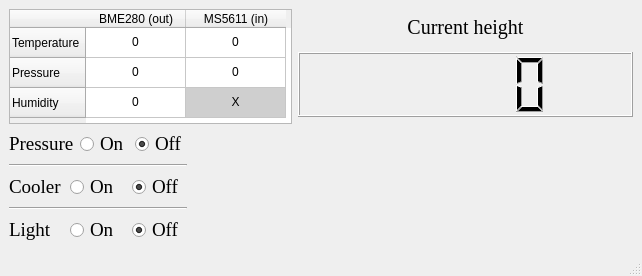
<?xml version="1.0" encoding="UTF-8"?>
<ui version="4.0">
 <class>MainWindow</class>
 <widget class="QMainWindow" name="MainWindow">
  <property name="geometry">
   <rect>
    <x>0</x>
    <y>0</y>
    <width>642</width>
    <height>276</height>
   </rect>
  </property>
  <property name="minimumSize">
   <size>
    <width>0</width>
    <height>276</height>
   </size>
  </property>
  <property name="maximumSize">
   <size>
    <width>16777215</width>
    <height>276</height>
   </size>
  </property>
  <property name="windowTitle">
   <string>Control Panel</string>
  </property>
  <widget class="QWidget" name="centralwidget">
   <layout class="QVBoxLayout" name="verticalLayout_3">
    <item>
     <layout class="QHBoxLayout" name="horizontalLayout">
      <item>
       <widget class="QTableWidget" name="data_table">
        <property name="minimumSize">
         <size>
          <width>283</width>
          <height>115</height>
         </size>
        </property>
        <property name="maximumSize">
         <size>
          <width>283</width>
          <height>115</height>
         </size>
        </property>
        <row>
         <property name="text">
          <string>Temperature</string>
         </property>
        </row>
        <row>
         <property name="text">
          <string>Pressure</string>
         </property>
        </row>
        <row>
         <property name="text">
          <string>Humidity</string>
         </property>
        </row>
        <column>
         <property name="text">
          <string>BME280 (out)</string>
         </property>
        </column>
        <column>
         <property name="text">
          <string>MS5611 (in)</string>
         </property>
        </column>
        <item row="0" column="0">
         <property name="text">
          <string>0</string>
         </property>
         <property name="textAlignment">
          <set>AlignCenter</set>
         </property>
        </item>
        <item row="0" column="1">
         <property name="text">
          <string>0</string>
         </property>
         <property name="textAlignment">
          <set>AlignCenter</set>
         </property>
        </item>
        <item row="1" column="0">
         <property name="text">
          <string>0</string>
         </property>
         <property name="textAlignment">
          <set>AlignCenter</set>
         </property>
         <property name="flags">
          <set>ItemIsEnabled</set>
         </property>
        </item>
        <item row="1" column="1">
         <property name="text">
          <string>0</string>
         </property>
         <property name="textAlignment">
          <set>AlignCenter</set>
         </property>
         <property name="flags">
          <set>ItemIsEnabled</set>
         </property>
        </item>
        <item row="2" column="0">
         <property name="text">
          <string>0</string>
         </property>
         <property name="textAlignment">
          <set>AlignCenter</set>
         </property>
         <property name="flags">
          <set>ItemIsEnabled</set>
         </property>
        </item>
        <item row="2" column="1">
         <property name="text">
          <string>X</string>
         </property>
         <property name="textAlignment">
          <set>AlignCenter</set>
         </property>
         <property name="background">
          <brush brushstyle="SolidPattern">
           <color alpha="255">
            <red>207</red>
            <green>207</green>
            <blue>207</blue>
           </color>
          </brush>
         </property>
         <property name="flags">
          <set>NoItemFlags</set>
         </property>
        </item>
       </widget>
      </item>
      <item>
       <layout class="QVBoxLayout" name="verticalLayout">
        <item>
         <widget class="QLabel" name="label">
          <property name="maximumSize">
           <size>
            <width>16777215</width>
            <height>25</height>
           </size>
          </property>
          <property name="font">
           <font>
            <family>Times New Roman</family>
            <pointsize>15</pointsize>
           </font>
          </property>
          <property name="text">
           <string>Current height</string>
          </property>
          <property name="alignment">
           <set>Qt::AlignCenter</set>
          </property>
         </widget>
        </item>
        <item>
         <widget class="QLCDNumber" name="height_panel">
          <property name="maximumSize">
           <size>
            <width>16777215</width>
            <height>65</height>
           </size>
          </property>
         </widget>
        </item>
       </layout>
      </item>
     </layout>
    </item>
    <item>
     <layout class="QHBoxLayout" name="horizontalLayout_5">
      <item>
       <layout class="QVBoxLayout" name="verticalLayout_2">
        <item>
         <layout class="QHBoxLayout" name="horizontalLayout_4">
          <item>
           <widget class="QLabel" name="label_4">
            <property name="font">
             <font>
              <family>Times New Roman</family>
              <pointsize>14</pointsize>
             </font>
            </property>
            <property name="text">
             <string>Pressure</string>
            </property>
           </widget>
          </item>
          <item>
           <widget class="QRadioButton" name="pressure_on">
            <property name="font">
             <font>
              <family>Times New Roman</family>
              <pointsize>14</pointsize>
             </font>
            </property>
            <property name="text">
             <string>On</string>
            </property>
            <property name="checked">
             <bool>false</bool>
            </property>
            <attribute name="buttonGroup">
             <string notr="true">pressure_group</string>
            </attribute>
           </widget>
          </item>
          <item>
           <widget class="QRadioButton" name="pressure_off">
            <property name="font">
             <font>
              <family>Times New Roman</family>
              <pointsize>14</pointsize>
             </font>
            </property>
            <property name="text">
             <string>Off</string>
            </property>
            <property name="checked">
             <bool>true</bool>
            </property>
            <attribute name="buttonGroup">
             <string notr="true">pressure_group</string>
            </attribute>
           </widget>
          </item>
         </layout>
        </item>
        <item>
         <widget class="Line" name="line">
          <property name="orientation">
           <enum>Qt::Horizontal</enum>
          </property>
         </widget>
        </item>
        <item>
         <layout class="QHBoxLayout" name="horizontalLayout_2">
          <item>
           <widget class="QLabel" name="label_2">
            <property name="font">
             <font>
              <family>Times New Roman</family>
              <pointsize>14</pointsize>
             </font>
            </property>
            <property name="text">
             <string>Cooler</string>
            </property>
           </widget>
          </item>
          <item>
           <widget class="QRadioButton" name="cooler_on">
            <property name="font">
             <font>
              <family>Times New Roman</family>
              <pointsize>14</pointsize>
             </font>
            </property>
            <property name="text">
             <string>On</string>
            </property>
            <property name="checked">
             <bool>false</bool>
            </property>
            <attribute name="buttonGroup">
             <string notr="true">cooler_group</string>
            </attribute>
           </widget>
          </item>
          <item>
           <widget class="QRadioButton" name="cooler_off">
            <property name="font">
             <font>
              <family>Times New Roman</family>
              <pointsize>14</pointsize>
             </font>
            </property>
            <property name="text">
             <string>Off</string>
            </property>
            <property name="checked">
             <bool>true</bool>
            </property>
            <attribute name="buttonGroup">
             <string notr="true">cooler_group</string>
            </attribute>
           </widget>
          </item>
         </layout>
        </item>
        <item>
         <widget class="Line" name="line_2">
          <property name="orientation">
           <enum>Qt::Horizontal</enum>
          </property>
         </widget>
        </item>
        <item>
         <layout class="QHBoxLayout" name="horizontalLayout_3">
          <item>
           <widget class="QLabel" name="label_3">
            <property name="font">
             <font>
              <family>Times New Roman</family>
              <pointsize>14</pointsize>
             </font>
            </property>
            <property name="text">
             <string>Light</string>
            </property>
           </widget>
          </item>
          <item>
           <widget class="QRadioButton" name="light_on">
            <property name="font">
             <font>
              <family>Times New Roman</family>
              <pointsize>14</pointsize>
             </font>
            </property>
            <property name="text">
             <string>On</string>
            </property>
            <property name="checked">
             <bool>false</bool>
            </property>
            <attribute name="buttonGroup">
             <string notr="true">light_group</string>
            </attribute>
           </widget>
          </item>
          <item>
           <widget class="QRadioButton" name="light_off">
            <property name="font">
             <font>
              <family>Times New Roman</family>
              <pointsize>14</pointsize>
             </font>
            </property>
            <property name="text">
             <string>Off</string>
            </property>
            <property name="checked">
             <bool>true</bool>
            </property>
            <attribute name="buttonGroup">
             <string notr="true">light_group</string>
            </attribute>
           </widget>
          </item>
         </layout>
        </item>
       </layout>
      </item>
      <item>
       <spacer name="horizontalSpacer">
        <property name="orientation">
         <enum>Qt::Horizontal</enum>
        </property>
        <property name="sizeHint" stdset="0">
         <size>
          <width>40</width>
          <height>20</height>
         </size>
        </property>
       </spacer>
      </item>
     </layout>
    </item>
   </layout>
  </widget>
  <widget class="QStatusBar" name="statusBar"/>
 </widget>
 <resources/>
 <connections>
  <connection>
   <sender>cooler_group</sender>
   <signal>buttonClicked(QAbstractButton*)</signal>
   <receiver>MainWindow</receiver>
   <slot>cooler_state_slot()</slot>
   <hints>
    <hint type="sourcelabel">
     <x>-1</x>
     <y>-1</y>
    </hint>
    <hint type="destinationlabel">
     <x>325</x>
     <y>137</y>
    </hint>
   </hints>
  </connection>
  <connection>
   <sender>pressure_group</sender>
   <signal>buttonClicked(QAbstractButton*)</signal>
   <receiver>MainWindow</receiver>
   <slot>pressure_state_slot()</slot>
   <hints>
    <hint type="sourcelabel">
     <x>-1</x>
     <y>-1</y>
    </hint>
    <hint type="destinationlabel">
     <x>325</x>
     <y>137</y>
    </hint>
   </hints>
  </connection>
  <connection>
   <sender>light_group</sender>
   <signal>buttonClicked(QAbstractButton*)</signal>
   <receiver>MainWindow</receiver>
   <slot>light_state_slot()</slot>
   <hints>
    <hint type="sourcelabel">
     <x>-1</x>
     <y>-1</y>
    </hint>
    <hint type="destinationlabel">
     <x>325</x>
     <y>137</y>
    </hint>
   </hints>
  </connection>
 </connections>
 <slots>
  <slot>pressure_state_slot()</slot>
  <slot>cooler_state_slot()</slot>
  <slot>light_state_slot()</slot>
 </slots>
 <buttongroups>
  <buttongroup name="light_group"/>
  <buttongroup name="cooler_group"/>
  <buttongroup name="pressure_group"/>
 </buttongroups>
</ui>
